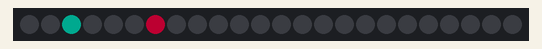
Recording of a sketch running on a simulated Arduino Uno, built with avr-gcc and run on an emulated ATmega328P. Shown: 24 RGB LEDs in strip order, left to right. Dim RGB values are drawn brighter than linear; random numbers use the default seed unless the sketch sets one.

Above: at 2.07 s.
At 6.72 s:
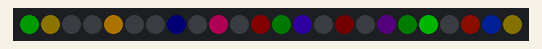
At 11.49 s:
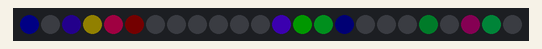
At 20.92 s:
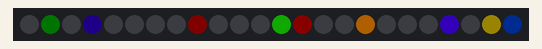
At 30.35 s:
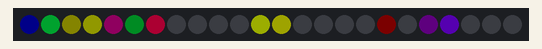
At 39.9 s:
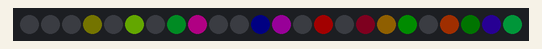

The sketch:

confetti.ino
```cpp
#include "FastLED.h"


////////////////////////////////////////////////////////////////////////////////////////////////////
//
// Confetti
//
//////////////////////////////////////////////////

#define NUM_LEDS 24

// Data pin that led data will be written out over
#define DATA_PIN 6
// Clock pin only needed for SPI based chipsets when not using hardware SPI
//#define CLOCK_PIN 8

CRGB leds[NUM_LEDS];

void setup() {
	// sanity check delay - allows reprogramming if accidentally blowing power w/leds
	delay(2000);


	FastLED.addLeds<WS2812B, DATA_PIN, GRB>(leds, NUM_LEDS);

	// set master brightness to enable FastLED dithering
	FastLED.setBrightness(96);

}

void loop() {
	fadeToBlackBy( leds, NUM_LEDS, 33);
	int x = random16(NUM_LEDS);
	if (!leds[x])
	{
		leds[ x ] += CHSV( random8(), 255, 255);
	}
	FastLED.show();
	FastLED.delay(60);


}
```
